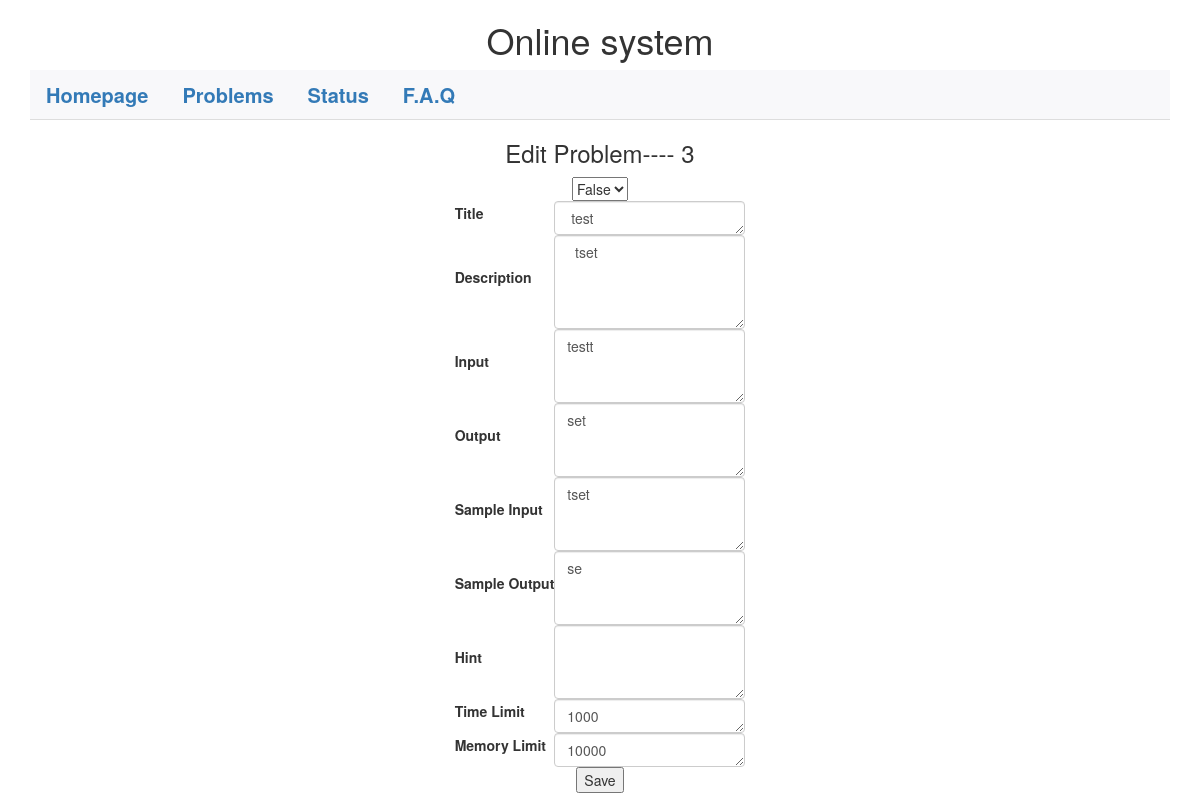
Page /editprb/3 on the committed database.
### App/models.py (models this page shows, shortened)
class Problem(db.Model):
    id = db.Column(db.Integer, primary_key = True, unique = True)
    title = db.Column(db.String(300))
    description = db.Column(db.String(9999))
    pbinput = db.Column(db.String(9999))
    pboutput = db.Column(db.String(9999))
    sinput = db.Column(db.String(9999))
    soutput = db.Column(db.String(9999))
    hint = db.Column(db.String(9999))
    ratio = db.Column(db.Float, default = 0.0)
    accnt = db.Column(db.Integer, default = 0)
    submitcnt = db.Column(db.Integer, default = 0)
    timelmt = db.Column(db.Integer)
    memorylmt = db.Column(db.Integer)
    visible = db.Column(db.Boolean)

### App/view.py (the view, shortened to what this page needs)
@app.route('/editprb/<problemid>', methods = ['GET', 'POST'])
def Editprb(problemid):
  form = ProblemForm()
  pb = Problem.query.get(problemid)
  if request.method == 'GET':
    return render_template('editprb.html', form = form, pb = pb)

### App/view.py (called while the page is built)
@app.before_request
def before_request():
  g.user = current_user
  if g.user.is_authenticated():
    g.url = url_for('Profile', userid = g.user.userid)
  info = Info.query.order_by(Info.id.desc()).first()
  g.info = info.contents

### App/templates/editprb.html (shortened to what this page needs)
<!DOCTYPE html>
<html>
	<head>
		<link href = "../static/css/main.css" rel = "stylesheet">
		<link rel="stylesheet" href="../static/css/bootstrap.css">
	</head>
	<body>
		<div class="container" >
			<center><h1> Online system </h1> </center>
			<div class = "nav" id="problem">
	            <ul class = "nav nav-tabs">
	                <li> <a href = "/"> Homepage </a> </li>
	                <li> <a href = "/problems/"> Problems </a> </li>
	                <li> <a href = "#"> Status </a> </li>
	                <li> <a href = "#"> F.A.Q </a> </li>
	            </ul>
	    	</div>
	    </div>
	    <div id = "jumbotron">
		    <form action = {{ url_for('Editprb',problemid = pb.id) }}  method="POST" class="sign_up">
	        <center>
	        <h3>Edit Problem---- {{ pb.id }}</h3>
	        <table class = "center" id = "addprb">
	                <tr class = "title">
	                    <td><label for="title"> {{ form.title.label }} </label> </td>
	                    <td><textarea class="form-control" rows="1" value＝{{ form.title }}{{ pb.title }}</textarea> </td>
	                </tr>
	                <tr>
	                    <td><label for="description "> {{ form.description.label }} </label> </td>
	                    <td><textarea class="form-control" rows="4" value = {{ form.description }}{{ pb.description }}</textarea> </td>
	                </tr>
	                <tr>
	                    <td><label for="pbinput"> {{ form.pbinput.label }} </label> </td>
	                    <td><textarea class="form-control" rows="3" value = {{ form.pbinput }}{{ pb.pbinput }} </textarea> </td>
	                </tr>
	                <tr>
	                    <td><label for="pboutput"> {{ form.pboutput.label }} </label> </td>
	                    <td><textarea class="form-control" rows="3" value = {{ form.pboutput }}{{ pb.pboutput }} </textarea> </td>
	                </tr>
	                <tr>
	                    <td><label for="pbinput"> {{ form.sinput.label }} </label> </td>
	                    <td><textarea class="form-control" rows="3" value = {{ form.sinput }}{{ pb.sinput }}</textarea> </td>
	                </tr>
	                <tr>
	                    <td><label for="pboutput"> {{ form.soutput.label }} </label> </td>
	                     <td><textarea class="form-control" rows="3" value = {{ form.soutput }}{{ pb.soutput }}  </textarea> </td>
	                </tr>
	                <tr>
	                    <td><label for="hint"> {{ form.hint.label }} </label> </td>
	                    <td><textarea class="form-control" rows="3" value = {{ form.hint }}{{pb.hint }}  </textarea></td>
	                </tr>
	                <tr>
	                    <td><label for="timelmt"> {{ form.timelmt.label }} </label> </td>
	                    <td><textarea class="form-control" rows="1" value = {{ form.timelmt }}{{pb.timelmt }}</textarea></td>
	                </tr>
	                <tr>
	                    <td><label for="memorylmt"> {{ form.memorylmt.label }} </label> </td>
	                    <td><textarea class="form-control" rows="1" value = {{ form.memorylmt}}{{pb.memorylmt }}</textarea></td>
	                </tr>
	                <tr>
	                	{{ form.visible }}
	                </tr>
	            </table>
	        <button type="submit" >Save</button>
	        </center>
	        </form>
        </div>
	</body>
</html>

### App/static/css/main.css (style rules this page uses)
.nav { font-weight: bold; }
.nav-tabs { font-size: 20px; }
#jumbotron { margin-top: 20px; }
#problem { font-size: 15px; background-color: rgb(248,248,250); }

### rows in the picture
Problem: id "3", title "test", description "tset", pbinput "testt", pboutput "set", sinput "tset", soutput "se", timelmt "1000", memorylmt "10000"
